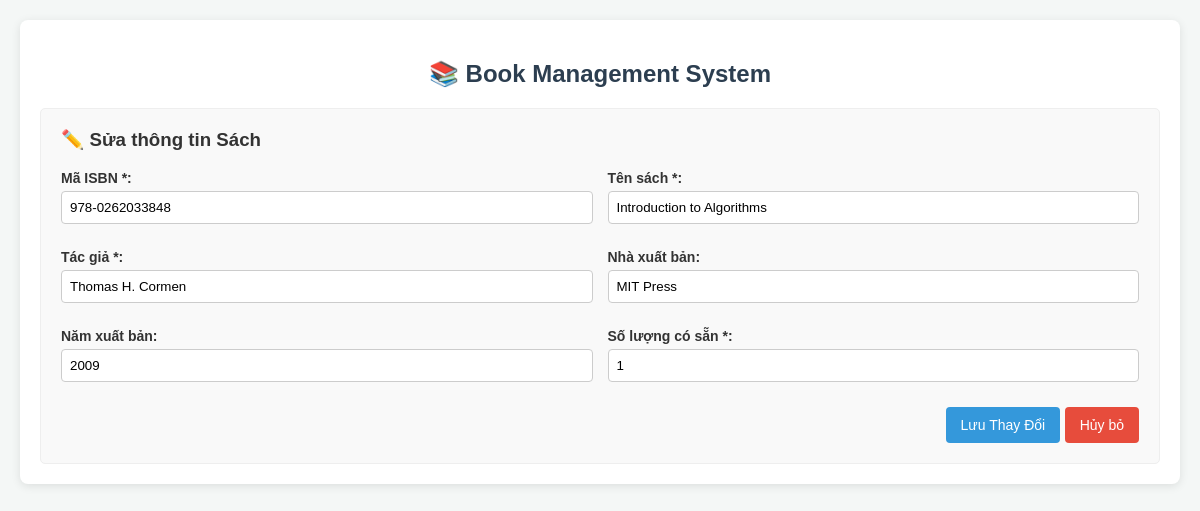
Screenshot of /index.php?action=edit&id=4 with the database file from the repository.
### tables this page shows
CREATE TABLE books (
    id INT AUTO_INCREMENT PRIMARY KEY,
    isbn VARCHAR(20) UNIQUE NOT NULL,
    title VARCHAR(150) NOT NULL,
    author VARCHAR(100) NOT NULL,
    publisher VARCHAR(100),
    publication_year INT,
    available_copies INT NOT NULL
);

### controllers/BookController.php (called while the page is built, shortened)
<?php
require_once __DIR__ . '/../models/BookModel.php';
class BookController {
    private $bookModel;
    public function __construct() {
        $this->bookModel = new BookModel();
    }
    public function edit() {
        $id = isset($_GET['id']) ? (int)$_GET['id'] : 0;
        $editBook = $this->bookModel->getById($id);
        require __DIR__ . '/../views/books/edit.php';
    }
}

### config/database.php (called while the page is built)
<?php
function getConnection(): PDO {
    $host = 'localhost';
    $dbname = 'library_system';
    $username = 'root';
    $password = '';
    try {
        $pdo = new PDO("mysql:host=$host;dbname=$dbname;charset=utf8", $username, $password);
        $pdo->setAttribute(PDO::ATTR_ERRMODE, PDO::ERRMODE_EXCEPTION);
        return $pdo;
    } catch (PDOException $e) {
        die("Error connecting Database: " . $e->getMessage());
    }
}

### models/BookModel.php (called while the page is built, shortened)
<?php
require_once __DIR__ . '/../config/database.php';
class BookModel
{
    private $pdo;
    public function __construct()
    {
        $this->pdo = getConnection();
    }
    public function getById($id)
    {
        $stmt = $this->pdo->prepare("SELECT * FROM books WHERE id = ?");
        $stmt->execute([$id]);
        return $stmt->fetch(PDO::FETCH_ASSOC);
    }
}

### views/books/edit.php (the view, shortened to what this page needs)
<?php require __DIR__ . '/../partials/header.php'; ?>
    <div style="background: #f9f9f9; padding: 20px; border-radius: 5px; border: 1px solid #eee;">
        <h3 style="margin-top:0;">✏️ Sửa thông tin Sách</h3>
        <form method="POST" action="index.php?action=update">
            <div class="form-grid">
                <div class="form-group">
                    <label>Mã ISBN *:</label>
                    <input type="text" name="isbn" value="<?php echo htmlspecialchars($editBook['isbn'] ?? ''); ?>" required>
                </div>
                <div class="form-group">
                    <label>Tên sách *:</label>
                    <input type="text" name="title" value="<?php echo htmlspecialchars($editBook['title'] ?? ''); ?>" required>
                </div>
                <div class="form-group">
                    <label>Tác giả *:</label>
                    <input type="text" name="author" value="<?php echo htmlspecialchars($editBook['author'] ?? ''); ?>" required>
                </div>
                <div class="form-group">
                    <label>Nhà xuất bản:</label>
                    <input type="text" name="publisher" value="<?php echo htmlspecialchars($editBook['publisher'] ?? ''); ?>">
                </div>
                <div class="form-group">
                    <label>Năm xuất bản:</label>
                    <input type="number" name="publication_year" value="<?php echo htmlspecialchars($editBook['publication_year'] ?? ''); ?>" min="1000" max="2100">
                </div>
                <div class="form-group">
                    <label>Số lượng có sẵn *:</label>
                    <input type="number" name="available_copies" value="<?php echo htmlspecialchars($editBook['available_copies'] ?? '1'); ?>" required min="0">
                </div>
            </div>
            <div class="btn-group">
                <button type="submit" class="btn">Lưu Thay Đổi</button>
                <a href="index.php?action=index" class="btn btn-danger">Hủy bỏ</a>
            </div>
        </form>
    </div>
</div>
</body>
</html>

### views/partials/header.php (style rules this page uses)
body { font-family: Arial, sans-serif; background: #f4f7f6; color: #333; margin: 0; padding: 20px; }
.form-grid { display: grid; grid-template-columns: 1fr 1fr; gap: 15px; }
.form-group { margin-bottom: 10px; }
.form-group label { display: block; margin-bottom: 5px; font-weight: bold; font-size: 14px; }
.form-group input { width: 100%; padding: 8px; box-sizing: border-box; border: 1px solid #ccc; border-radius: 4px; }
.btn-group { margin-top: 15px; text-align: right; }
.btn { padding: 10px 15px; background: #3498db; color: white; border: none; border-radius: 4px; cursor: pointer; text-decoration: none; font-size: 14px; display: inline-block; }
.btn-danger { background: #e74c3c; }

### rows the page displays
books: isbn "978-0262033848", title "Introduction to Algorithms", author "Thomas H. Cormen", publisher "MIT Press", publication_year "2009", available_copies "1"
